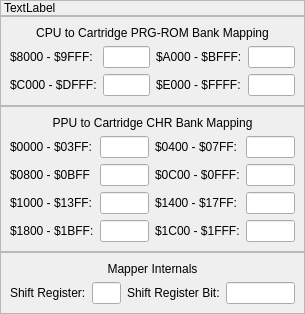
<?xml version="1.0" encoding="UTF-8"?>
<ui version="4.0">
 <class>MapperInformationDialog</class>
 <widget class="QDialog" name="MapperInformationDialog">
  <property name="geometry">
   <rect>
    <x>0</x>
    <y>0</y>
    <width>305</width>
    <height>304</height>
   </rect>
  </property>
  <property name="windowTitle">
   <string>Dialog</string>
  </property>
  <layout class="QGridLayout" name="gridLayout">
   <property name="margin">
    <number>0</number>
   </property>
   <property name="spacing">
    <number>0</number>
   </property>
   <item row="1" column="0">
    <widget class="QStackedWidget" name="prgBanking">
     <property name="frameShape">
      <enum>QFrame::StyledPanel</enum>
     </property>
     <property name="currentIndex">
      <number>1</number>
     </property>
     <widget class="QWidget" name="noPrgBank"/>
     <widget class="QWidget" name="prgBanked">
      <layout class="QGridLayout" name="gridLayout_2">
       <property name="bottomMargin">
        <number>9</number>
       </property>
       <item row="1" column="0">
        <widget class="QLabel" name="label">
         <property name="text">
          <string>$8000 - $9FFF:</string>
         </property>
        </widget>
       </item>
       <item row="1" column="1">
        <widget class="QLineEdit" name="prg0">
         <property name="readOnly">
          <bool>true</bool>
         </property>
        </widget>
       </item>
       <item row="3" column="0">
        <widget class="QLabel" name="label_3">
         <property name="text">
          <string>$C000 - $DFFF:</string>
         </property>
        </widget>
       </item>
       <item row="3" column="1">
        <widget class="QLineEdit" name="prg2">
         <property name="readOnly">
          <bool>true</bool>
         </property>
        </widget>
       </item>
       <item row="1" column="2">
        <widget class="QLabel" name="label_2">
         <property name="text">
          <string>$A000 - $BFFF:</string>
         </property>
        </widget>
       </item>
       <item row="1" column="3">
        <widget class="QLineEdit" name="prg1">
         <property name="readOnly">
          <bool>true</bool>
         </property>
        </widget>
       </item>
       <item row="3" column="2">
        <widget class="QLabel" name="label_4">
         <property name="text">
          <string>$E000 - $FFFF:</string>
         </property>
        </widget>
       </item>
       <item row="3" column="3">
        <widget class="QLineEdit" name="prg3">
         <property name="readOnly">
          <bool>true</bool>
         </property>
        </widget>
       </item>
       <item row="0" column="0" colspan="4">
        <widget class="QLabel" name="label_13">
         <property name="sizePolicy">
          <sizepolicy hsizetype="Preferred" vsizetype="Preferred">
           <horstretch>0</horstretch>
           <verstretch>0</verstretch>
          </sizepolicy>
         </property>
         <property name="text">
          <string>CPU to Cartridge PRG-ROM Bank Mapping</string>
         </property>
         <property name="alignment">
          <set>Qt::AlignCenter</set>
         </property>
        </widget>
       </item>
      </layout>
     </widget>
    </widget>
   </item>
   <item row="2" column="0">
    <widget class="QStackedWidget" name="chrBanking">
     <property name="frameShape">
      <enum>QFrame::StyledPanel</enum>
     </property>
     <property name="currentIndex">
      <number>1</number>
     </property>
     <widget class="QWidget" name="noChrBank"/>
     <widget class="QWidget" name="chrBanked">
      <layout class="QGridLayout" name="gridLayout_3">
       <item row="1" column="0">
        <widget class="QLabel" name="label_8">
         <property name="text">
          <string>$0000 - $03FF:</string>
         </property>
        </widget>
       </item>
       <item row="1" column="1">
        <widget class="QLineEdit" name="chr0">
         <property name="readOnly">
          <bool>true</bool>
         </property>
        </widget>
       </item>
       <item row="3" column="0">
        <widget class="QLabel" name="label_5">
         <property name="text">
          <string>$0800 - $0BFF</string>
         </property>
        </widget>
       </item>
       <item row="3" column="1">
        <widget class="QLineEdit" name="chr2">
         <property name="readOnly">
          <bool>true</bool>
         </property>
        </widget>
       </item>
       <item row="5" column="0">
        <widget class="QLabel" name="label_9">
         <property name="text">
          <string>$1000 - $13FF:</string>
         </property>
        </widget>
       </item>
       <item row="5" column="1">
        <widget class="QLineEdit" name="chr4">
         <property name="readOnly">
          <bool>true</bool>
         </property>
        </widget>
       </item>
       <item row="7" column="0">
        <widget class="QLabel" name="label_11">
         <property name="text">
          <string>$1800 - $1BFF:</string>
         </property>
        </widget>
       </item>
       <item row="7" column="1">
        <widget class="QLineEdit" name="chr6">
         <property name="readOnly">
          <bool>true</bool>
         </property>
        </widget>
       </item>
       <item row="1" column="2">
        <widget class="QLabel" name="label_7">
         <property name="text">
          <string>$0400 - $07FF:</string>
         </property>
        </widget>
       </item>
       <item row="1" column="3">
        <widget class="QLineEdit" name="chr1">
         <property name="readOnly">
          <bool>true</bool>
         </property>
        </widget>
       </item>
       <item row="3" column="2">
        <widget class="QLabel" name="label_6">
         <property name="text">
          <string>$0C00 - $0FFF:</string>
         </property>
        </widget>
       </item>
       <item row="3" column="3">
        <widget class="QLineEdit" name="chr3">
         <property name="readOnly">
          <bool>true</bool>
         </property>
        </widget>
       </item>
       <item row="5" column="2">
        <widget class="QLabel" name="label_10">
         <property name="text">
          <string>$1400 - $17FF:</string>
         </property>
        </widget>
       </item>
       <item row="5" column="3">
        <widget class="QLineEdit" name="chr5">
         <property name="readOnly">
          <bool>true</bool>
         </property>
        </widget>
       </item>
       <item row="7" column="2">
        <widget class="QLabel" name="label_12">
         <property name="text">
          <string>$1C00 - $1FFF:</string>
         </property>
        </widget>
       </item>
       <item row="7" column="3">
        <widget class="QLineEdit" name="chr7">
         <property name="readOnly">
          <bool>true</bool>
         </property>
        </widget>
       </item>
       <item row="0" column="0" colspan="4">
        <widget class="QLabel" name="label_14">
         <property name="sizePolicy">
          <sizepolicy hsizetype="Preferred" vsizetype="Preferred">
           <horstretch>0</horstretch>
           <verstretch>0</verstretch>
          </sizepolicy>
         </property>
         <property name="text">
          <string>PPU to Cartridge CHR Bank Mapping</string>
         </property>
         <property name="alignment">
          <set>Qt::AlignCenter</set>
         </property>
        </widget>
       </item>
      </layout>
     </widget>
    </widget>
   </item>
   <item row="3" column="0">
    <widget class="QStackedWidget" name="internalInfo">
     <property name="frameShape">
      <enum>QFrame::StyledPanel</enum>
     </property>
     <property name="currentIndex">
      <number>1</number>
     </property>
     <widget class="QWidget" name="noInternals"/>
     <widget class="QWidget" name="mapper1">
      <layout class="QGridLayout" name="gridLayout_4">
       <item row="1" column="0">
        <widget class="QLabel" name="label_15">
         <property name="text">
          <string>Shift Register:</string>
         </property>
        </widget>
       </item>
       <item row="1" column="1" colspan="2">
        <widget class="QLineEdit" name="shiftRegister">
         <property name="readOnly">
          <bool>true</bool>
         </property>
        </widget>
       </item>
       <item row="1" column="3">
        <widget class="QLabel" name="label_16">
         <property name="text">
          <string>Shift Register Bit:</string>
         </property>
        </widget>
       </item>
       <item row="1" column="4">
        <widget class="QLineEdit" name="shiftRegisterBit">
         <property name="readOnly">
          <bool>true</bool>
         </property>
        </widget>
       </item>
       <item row="0" column="0" colspan="5">
        <widget class="QLabel" name="label_17">
         <property name="text">
          <string>Mapper Internals</string>
         </property>
         <property name="alignment">
          <set>Qt::AlignCenter</set>
         </property>
        </widget>
       </item>
      </layout>
     </widget>
     <widget class="QWidget" name="mapper2"/>
     <widget class="QWidget" name="mapper3"/>
     <widget class="QWidget" name="mapper4"/>
     <widget class="QWidget" name="mapper5"/>
     <widget class="QWidget" name="mapper6"/>
     <widget class="QWidget" name="mapper7"/>
     <widget class="QWidget" name="mapper8"/>
     <widget class="QWidget" name="mapper9"/>
     <widget class="QWidget" name="mapper10"/>
     <widget class="QWidget" name="mapper11"/>
    </widget>
   </item>
   <item row="0" column="0">
    <widget class="QLabel" name="info">
     <property name="frameShape">
      <enum>QFrame::StyledPanel</enum>
     </property>
     <property name="frameShadow">
      <enum>QFrame::Sunken</enum>
     </property>
     <property name="lineWidth">
      <number>1</number>
     </property>
     <property name="text">
      <string>TextLabel</string>
     </property>
    </widget>
   </item>
  </layout>
 </widget>
 <resources/>
 <connections/>
</ui>
